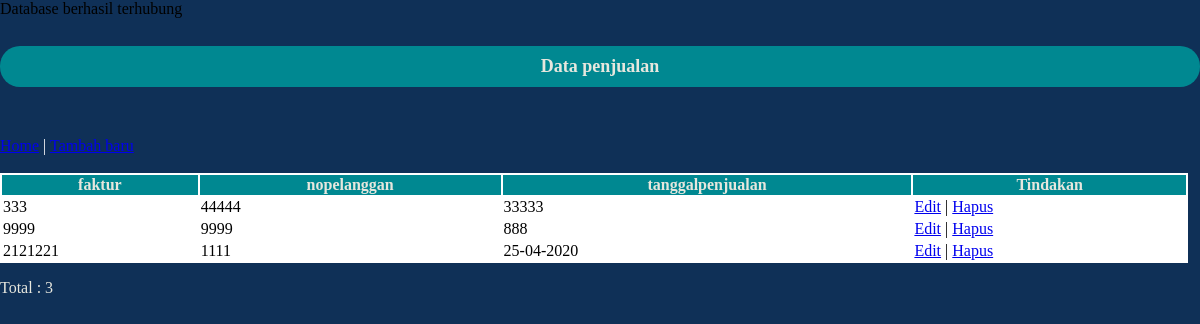
The app's page /code/crud/data-penjualan.php with its own data.
### tables this page shows
CREATE TABLE `penjualan` (
  `faktur` int(6) NOT NULL,
  `nopelanggan` int(6) NOT NULL,
  `tanggalpenjualan` varchar(25) NOT NULL
);

### code/crud/data-penjualan.php (the view, shortened to what this page needs)
<?php include("config.php"); ?>
<!DOCTYPE html>
<html>
    <head>
        <link rel="stylesheet" href="list-siswa.css">
    </head>
    <body>
        <div class="container">
            <br>
            <center><h3>Data penjualan</h3></center>
            <div class="row justify-content-center mt-5">
                <nav>
                <a href="index.php">Home</a><a style="color: white"> | </a><a href="penjualan.php">Tambah baru</a>
                </nav>
                <br>
                <div class="table-responsive">
                    <table id="table-datatables" class="table table-striped table-bordered" style="width:99%">
                        <thead class="thead-dark">
                            <tr>
                                <th>faktur</th>
                                <th>nopelanggan</th>
                                <th>tanggalpenjualan</th>
                                <th>Tindakan</th>
                            </tr>
                        </thead>
                        <tbody>
                            <?php
                            $sql = "SELECT * FROM penjualan";
                            $query = mysqli_query($db, $sql);
                            while($siswa = mysqli_fetch_array($query)){
                                echo "<tr>";
                                echo "<td>".$siswa['faktur']."</td>";
                                echo "<td>".$siswa['nopelanggan']."</td>";
                                echo "<td>".$siswa['tanggalpenjualan']."</td>";
                                echo "<td>";
                                echo "<a href='edit-penjualanform.php?faktur=".$siswa['faktur']."'>Edit</a> | ";
                                echo "<a href='deletepenjualan.php?faktur=".$siswa['faktur']."'>Hapus</a>";
                                echo "</td>";
                                echo "</tr>";
                            }
                            ?>
                        </tbody>
                    </table>
                </div>
                <p id="total">Total : <?php echo mysqli_num_rows($query) ?></p>
            </div>
        </div>
    </body>
</html>

### code/crud/list-siswa.css (style rules this page uses)
body { overflow-y: hidden; margin:0; padding: 0; font-family: verdana; background-color:#0f3057; }
h3 { text-align: center; margin: 50px auto; margin-top: 50px; margin-top: 10px; padding: 10px; font-weight: bold; color: #e7e7de; font-family: verdana; background-color: #008891; border-radius: 20px; font-size: 18; }
.table { color: black; background-color: white; }
#total { color: #e7e7de; }
.table .thead-dark th { color: #e7e7de; background-color: #008891; border-color: #dee2e6; }

### records on screen
penjualan: faktur "333", nopelanggan "44444", tanggalpenjualan "33333"
penjualan: faktur "9999", nopelanggan "9999", tanggalpenjualan "888"
penjualan: faktur "2121221", nopelanggan "1111", tanggalpenjualan "25-04-2020"

### other values on screen
mysqli_num_rows($query) "3"
